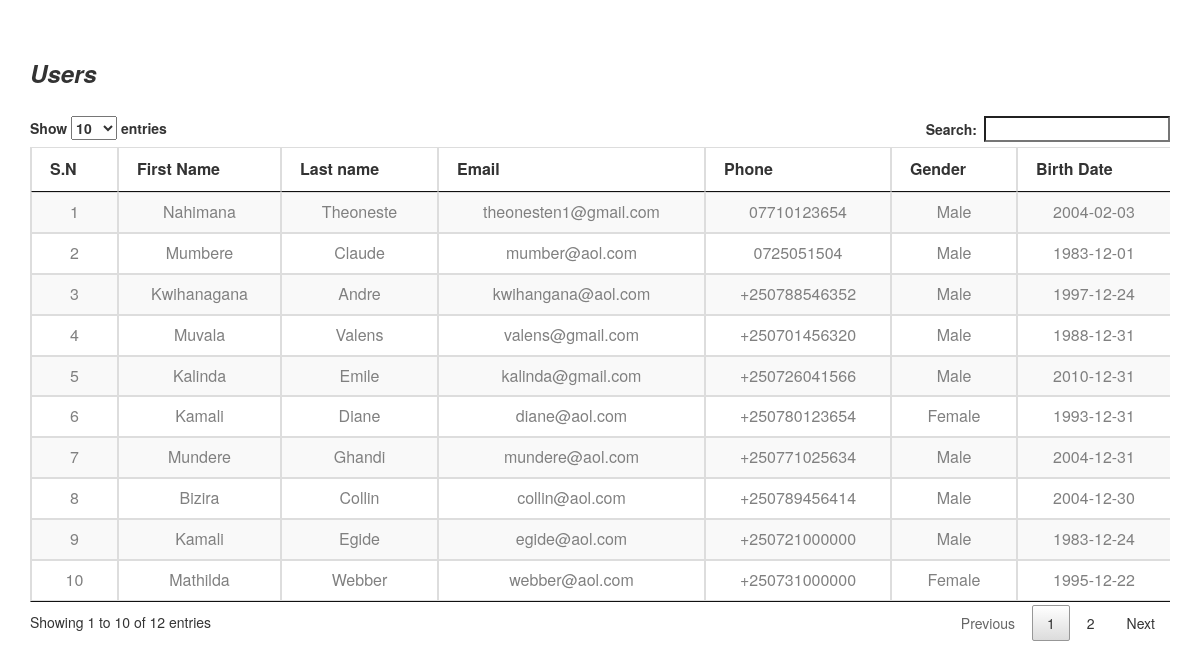
Screenshot of /tables/users-table.php with the database file from the repository.
### tables this page shows
CREATE TABLE `users` (
  `user_id` int(11) NOT NULL,
  `user_fname` varchar(20) NOT NULL,
  `user_lname` varchar(20) NOT NULL,
  `user_email` varchar(30) NOT NULL,
  `user_password` varchar(100) NOT NULL,
  `user_phone` varchar(13) NOT NULL,
  `user_gender` varchar(6) NOT NULL,
  `user_dob` date NOT NULL,
  `user_username` varchar(20) NOT NULL,
  `role_id` int(11) NOT NULL,
  `register_date` timestamp NOT NULL DEFAULT CURRENT_TIMESTAMP ON UPDATE CURRENT_TIMESTAMP
);

### tables/users-table.php (the view, shortened to what this page needs)
<?php
 $connect = mysqli_connect("localhost", "root", "kigali@kigali", "restaurent_management");
 $query ="SELECT * FROM users ORDER BY user_id ASC";
 $result = mysqli_query($connect, $query);
 $i = 1;
 ?>
           <link rel="stylesheet" href="https://maxcdn.bootstrapcdn.com/bootstrap/3.3.6/css/bootstrap.min.css" />
           <link rel="stylesheet" href="https://cdn.datatables.net/1.10.12/css/dataTables.bootstrap.min.css" />
           <link rel="stylesheet" type="text/css" href="./css/datatables.min.css">
           <div class="container">
                <h3><strong><i>Users</i></strong></h3>
                <br />
                <div class="table-responsive">
                     <table id="employee_data" class="table table-striped table-bordered">
                          <thead>
                               <tr>
                                <th>S.N</th>
                                <th>First Name</th>
                                <th>Last name</th>
                                <th>Email</th>
                                <th>Phone</th>
                                <th>Gender</th>
                                <th>Birth Date</th>
                               </tr>
                          </thead>
                          <?php
                          while($row = mysqli_fetch_array($result))
                          {
                               echo '
                               <tr>
                                    <td>'.$i.'</td>
                                    <td style="text-transform: capitalize;">'.$row["user_fname"].'</td>
                                    <td style="text-transform: capitalize;">'.$row["user_lname"].'</td>
                                    <td>'.$row["user_email"].'</td>
                                    <td>'.$row["user_phone"].'</td>
                                    <td style="text-transform: capitalize;">'.$row["user_gender"].'</td>
                                    <td>'.$row["user_dob"].'</td>
                               </tr>
                               ';
                               $i++;
                          }
                          ?>
                     </table>
                </div>
           </div>

### tables/users-table.php (style rules this page uses)
td { color: gray; text-align:center; }

### rows the page displays
users: user_fname "Nahimana", user_lname "Theoneste", user_email "theonesten1@gmail.com", user_phone "07710123654", user_gender "Male", user_dob "2004-02-03"
users: user_fname "Mumbere", user_lname "Claude", user_email "mumber@aol.com", user_phone "0725051504", user_gender "Male", user_dob "1983-12-01"
users: user_fname "Kwihanagana", user_lname "Andre", user_email "kwihangana@aol.com", user_phone "+250788546352", user_gender "Male", user_dob "1997-12-24"
users: user_fname "Muvala", user_lname "Valens", user_email "valens@gmail.com", user_phone "+250701456320", user_gender "Male", user_dob "1988-12-31"
users: user_fname "Kalinda", user_lname "Emile", user_email "kalinda@gmail.com", user_phone "+250726041566", user_gender "Male", user_dob "2010-12-31"
users: user_fname "Kamali", user_lname "Diane", user_email "diane@aol.com", user_phone "+250780123654", user_gender "Female", user_dob "1993-12-31"
users: user_fname "Mundere", user_lname "Ghandi", user_email "mundere@aol.com", user_phone "+250771025634", user_gender "Male", user_dob "2004-12-31"
users: user_fname "Bizira", user_lname "Collin", user_email "collin@aol.com", user_phone "+250789456414", user_gender "Male", user_dob "2004-12-30"
users: user_fname "Kamali", user_lname "Egide", user_email "egide@aol.com", user_phone "+250721000000", user_gender "Male", user_dob "1983-12-24"
users: user_fname "Mathilda", user_lname "Webber", user_email "webber@aol.com", user_phone "+250731000000", user_gender "Female", user_dob "1995-12-22"
